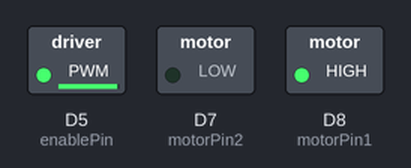
Bench run of a sketch on a simulated Arduino Zero (SAMD21). On the bench: switched loads named in the sketch (green lamp = pin HIGH). What the sketch prints to the serial monitor is not drawn.

Above: at 0.1 s.
Timing chart, 0 to 1.6 s (numbered marks = the images above):
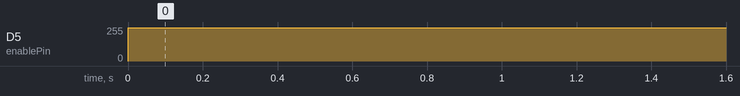

Measured:
- by itself, D5 (enablePin): 0/255 → 250/255 at 0.00 s

The sketch:

test_driver.ino
```cpp
// Pont en H L298N
#include <Wire.h>

//Ports de commande du moteur B
int motorPin1 = 8;
int motorPin2 = 7;
int enablePin = 5;

// Vitesse du moteur
int state = 0;

void setup() {
    // Configuration des ports en mode "sortie"
    pinMode(motorPin1, OUTPUT);
    pinMode(motorPin2, OUTPUT);
    pinMode(enablePin, OUTPUT);

    // Initialisation du port série
    Serial.begin(9600);

    analogReadResolution(12);
}


void loop() {

    // Lecture de l'entier passé au port série
    state = 250;

    //
    // Sens du mouvement
    //
    if (state > 0) // avant
    {
      digitalWrite(motorPin1, HIGH);
      digitalWrite(motorPin2, LOW);
      Serial.print("Avant ");
      Serial.println(state);
    }
    else if (state < 0) // arrière
    {
      digitalWrite(motorPin1, LOW);
      digitalWrite(motorPin2, HIGH);
      Serial.print("Arriere ");
      Serial.println(state);
    }
    else // Stop (freinage)
    {
      digitalWrite(motorPin1, HIGH);
      digitalWrite(motorPin2, HIGH);
      Serial.println("Stop");
    }

      //
      // Vitesse du mouvement
      //
    analogWrite(enablePin, abs(state));
    delay(1000);
}
```
